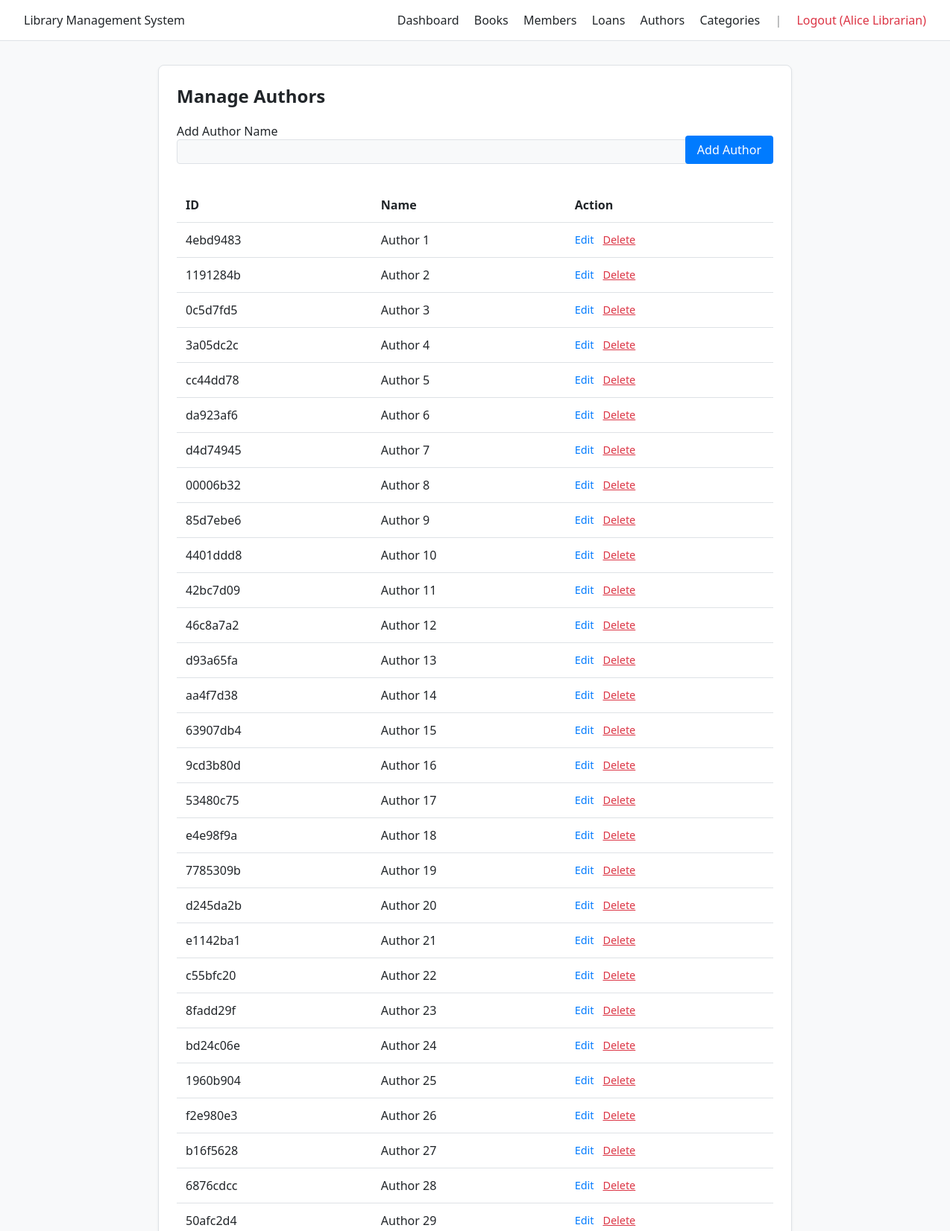
/authors (signed in, upper part), run on the app's committed database.
### py/models.py (models this page shows)
class Author(db.Model):
    __tablename__ = 'authors'
    author_id = db.Column(db.String(8), primary_key=True, default=generate_id)
    author_name = db.Column(db.String(100), nullable=False)
    books = db.relationship('Book', backref='author', lazy=True)

### py/routes.py (the view)
@main.route('/authors', methods=['GET', 'POST'])
@login_required
def authors():
    if request.method == 'POST':
        new_author = Author(author_name=request.form['name'])
        db.session.add(new_author)
        db.session.commit()
        flash("Author added!")
    all_authors = Author.query.all()
    return render_template('authors_cats.html', items=all_authors, type='Author', edit_item=None)

### py/routes.py (called while the page is built)
def login_required(f):
    @wraps(f)
    def decorated_function(*args, **kwargs):
        if 'staff_id' not in session:
            flash("Please log in first.")
            return redirect(url_for('main.login'))
        return f(*args, **kwargs)
    return decorated_function

### templates/authors_cats.html (shortened to what this page needs)
{% extends "base.html" %}
{% block content %}
<div class="card" style="max-width: 800px; margin: 0 auto;">
    <h2>Manage {{ type }}s</h2>
    <form method="POST" style="margin-bottom: 2rem; display: flex; gap: 0.5rem; align-items: flex-end;">
        <div style="flex: 1;">
            <label>{{ "Edit" if edit_item else "Add" }} {{ type }} Name</label>
            <input type="text" name="name"
                value="{{ edit_item.author_name if type == 'Author' and edit_item else (edit_item.category_name if edit_item else '') }}"
                required
                style="width: 100%; padding: 0.5rem; border: 1px solid var(--border); border-radius: 4px; background: var(--bg); color: var(--fg);">
        </div>
        <button type="submit" class="btn">{{ "Update" if edit_item else "Add" }} {{ type }}</button>
    </form>
    <table>
        <thead>
            <tr>
                <th>ID</th>
                <th>Name</th>
                <th>Action</th>
            </tr>
        </thead>
        <tbody>
            {% for item in items %}
            <tr>
                <td>{{ item.author_id if type == 'Author' else item.category_id }}</td>
                <td>{{ item.author_name if type == 'Author' else item.category_name }}</td>
                <td>
                    {% set plural = 'authors' if type == 'Author' else 'categories' %}
                    {% set item_id = item.author_id if type == 'Author' else item.category_id %}
                    <div class="actions-cell">
                        <a href="/{{ plural }}/edit/{{ item_id }}"
                            style="color: var(--accent); text-decoration: none; font-size: 0.9rem;">Edit</a>
                        <form action="/{{ plural }}/delete/{{ item_id }}" method="POST"
                            onsubmit="return confirm('Delete this {{ type }}?')">
                            <button type="submit"
                                style="background: none; border: none; color: #dc3545; padding: 0; font-size: 0.9rem; cursor: pointer; text-decoration: underline;">Delete</button>
                        </form>
                    </div>
                </td>
            </tr>
            {% endfor %}
        </tbody>
    </table>
</div>
{% endblock %}

### Commons/base.css (style rules this page uses)
:root { --bg: #f8f9fa; --fg: #212529; --accent: #007bff; --card: #ffffff; --border: #dee2e6; --alert-bg: #e2e3e5; --alert-fg: #383d41; }
.actions-cell { display: flex; gap: 0.75rem; align-items: center; }
.actions-cell form { margin: 0; display: flex; align-items: center; }
body { font-family: system-ui, -apple-system, sans-serif; background: var(--bg); color: var(--fg); margin: 0; display: flex; flex-direction: column; min-height: 100vh; }
.card { background: var(--card); padding: 1.5rem; border-radius: 8px; border: 1px solid var(--border); box-shadow: 0 2px 4px rgba(0, 0, 0, 0.05); }
h1, h2 { margin-top: 0; }
table { width: 100%; border-collapse: collapse; margin-top: 1rem; }
th, td { padding: 0.75rem; text-align: left; border-bottom: 1px solid var(--border); }
button, .btn { background: var(--accent); color: white; border: none; padding: 0.5rem 1rem; border-radius: 4px; cursor: pointer; font: inherit; }

### data on the page
Author: author_id "4ebd9483", author_name "Author 1"
Author: author_id "1191284b", author_name "Author 2"
Author: author_id "0c5d7fd5", author_name "Author 3"
Author: author_id "3a05dc2c", author_name "Author 4"
Author: author_id "cc44dd78", author_name "Author 5"
Author: author_id "da923af6", author_name "Author 6"
Author: author_id "d4d74945", author_name "Author 7"
Author: author_id "00006b32", author_name "Author 8"
Author: author_id "85d7ebe6", author_name "Author 9"
Author: author_id "4401ddd8", author_name "Author 10"
Author: author_id "42bc7d09", author_name "Author 11"
Author: author_id "46c8a7a2", author_name "Author 12"
Author: author_id "d93a65fa", author_name "Author 13"
Author: author_id "aa4f7d38", author_name "Author 14"
Author: author_id "63907db4", author_name "Author 15"
Author: author_id "9cd3b80d", author_name "Author 16"
Author: author_id "53480c75", author_name "Author 17"
Author: author_id "e4e98f9a", author_name "Author 18"
Author: author_id "7785309b", author_name "Author 19"
Author: author_id "d245da2b", author_name "Author 20"
Author: author_id "e1142ba1", author_name "Author 21"
Author: author_id "c55bfc20", author_name "Author 22"
Author: author_id "8fadd29f", author_name "Author 23"
Author: author_id "bd24c06e", author_name "Author 24"
Author: author_id "1960b904", author_name "Author 25"
Author: author_id "f2e980e3", author_name "Author 26"
Author: author_id "b16f5628", author_name "Author 27"
Author: author_id "6876cdcc", author_name "Author 28"
Author: author_id "50afc2d4", author_name "Author 29"

### other printed values
{{ session.get('staff_name') }} "Alice Librarian"
{{ type }} "Author"
{{ "Edit" if edit_item else "Add" }} "Add"
{{ "Update" if edit_item else "Add" }} "Add"
